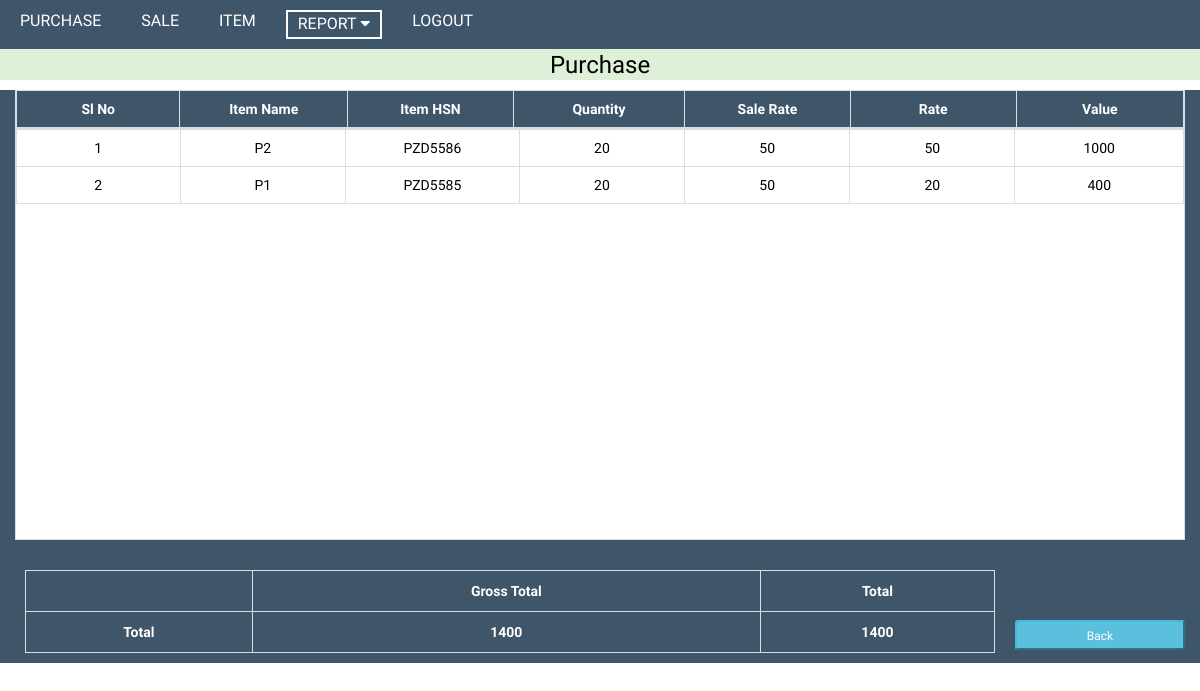
/purchase_single_bill.php?bill=1, run on the app's committed database.
### tables this page shows
CREATE TABLE `purchase_data` (
  `slno` int(10) NOT NULL,
  `itemName` varchar(100) NOT NULL,
  `itemHSN` varchar(50) NOT NULL,
  `qty` double NOT NULL,
  `purRate` double NOT NULL,
  `saleRate` double NOT NULL,
  `purTotal` double NOT NULL,
  `bill_no` int(10) NOT NULL
);

### purchase_single_bill.php (the view, shortened to what this page needs)
<?php include('header.php');
  $bill=$_GET['bill'];
?>
<div class="col-md-12 bg-success">
    <h3 class="text-center" style="color:black; margin-top:3px; margin-bottom:2px;">Purchase</h3>
</div>
<div class="col-md-12  theam tbl1" style="margin-top: 10px;" id="tb">
<table class="fixed_header3 table table-bordered" id="table">
    <thead>
        <tr>
            <th>Sl No</th>
            <th>Item Name</th>
            <th>Item HSN</th>
            <th>Quantity</th>
            <th>Sale Rate</th>
            <th>Rate</th>
            <th>Value</th>
        </tr>
    </thead>
    <tbody>
       <?php include("connect.php");
       $total=0;
        $q="SELECT * FROM `purchase_data` WHERE `bill_no`='$bill' ORDER BY `slno` ASC";
        $conf=mysqli_query($conn,$q)or die(mysqli_error());
		if(mysqli_num_rows($conf)>0)
		{
            $i=0;
            while($row=mysqli_fetch_array($conf))
            {
                $total +=$row['purTotal'];
                ?>
                <tr>
                    <td><?php echo $i+1; ?></td>
                    <td><?php echo $row['itemName']; ?></td>
                    <td><?php echo $row['itemHSN']; ?></td>
                    <td><?php echo $row['qty']; ?></td>
                    <td><?php echo $row['saleRate']; ?></td>
                    <td><?php echo $row['purRate']; ?></td>
                    <td><?php echo $row['purTotal']; ?></td>
                </tr>
                <?php
                $i++;
            }
        }
       ?>
    </tbody>
</table>
<div class="row">
    <div class="col-md-10">
        <table class="table-bordered tab" style="width:100%;">
            <tr>
                <th></th>
                <th>Gross Total</th>
                <th>Total</th>
            </tr>
            <tr>
                <th>Total</th>
                <th><?php echo $total; ?></th>
                <th><?php echo $total; ?></th>
            </tr>
        </table>
    </div>
    <div class="col-md-2">
<br>
<br>
<br>
        <input type="button" name="Cancel" value="Back" class="col-md-12 input-sm btn-info" id="cancel" onclick="cancel()">
    </div>
</div>
</div>

### css/style.css (style rules this page uses)
html body { margin: 0px; padding: 0px; overflow:scroll !important; font-family: 'Noticia Text', serif; }
.theam { background-color:#3f5569; color:#fff; }
.tab { margin: 10px; }
.tab td,th { text-align: center; }
.tab td,th { text-align: center; padding:10px 0; }
.fixed_header3 { width: 100%; table-layout: fixed; border-collapse: collapse; background-color: #fff; padding: 10px; height: 450px; margin-right: 17px; }
.fixed_header3 tbody { color: black; display:block; width: 100%; overflow: auto; height: 100%; }
.fixed_header3 thead tr { display: block; }
.fixed_header3 thead { background: #3f5569; color:#fff; }
.fixed_header3 th, .fixed_header3 td { padding: 5px; text-align: center; width:200px; }
th { font-weight: 700 !important; }

### header.php (style rules this page uses)
html body { margin: 0px; padding: 0px; overflow: scroll; font-family: 'Noticia Text', serif; }

### data on the page
purchase_data: itemName "P2", itemHSN "PZD5586", qty "20", saleRate "50", purRate "50", purTotal "1000"
purchase_data: itemName "P1", itemHSN "PZD5585", qty "20", saleRate "50", purRate "20", purTotal "400"

### other printed values
$total "1400"
